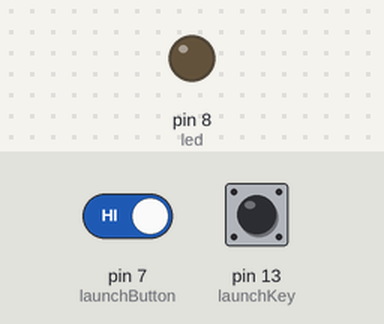
Recording of a sketch running on a simulated Arduino Uno, built with avr-gcc and run on an emulated ATmega328P. On the bench: output pins drawn as LEDs (lit = HIGH). Inputs (shaded band) come from the test bench; at power-on: pin 13 (launchKey) HIGH, pin 7 (launchButton) HIGH. What the sketch prints to the serial monitor is not drawn.

Above: at 1.2 s.
1.3 s: pin 13 (launchKey) pulled LOW for 0.15 s
At 1.37 s:
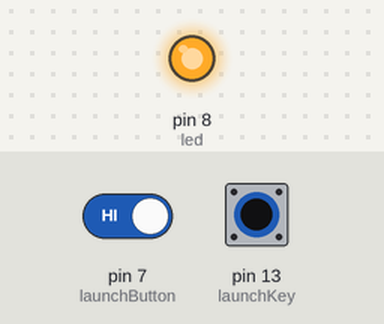
2.9 s: pin 13 (launchKey) pulled LOW for 3.2 s
At 6.7 s:
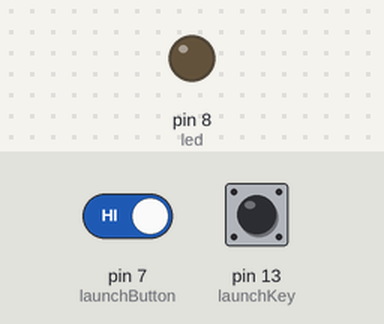
7.6 s: pin 7 (launchButton) driven LOW and pin 13 (launchKey) driven LOW
At 7.9 s:
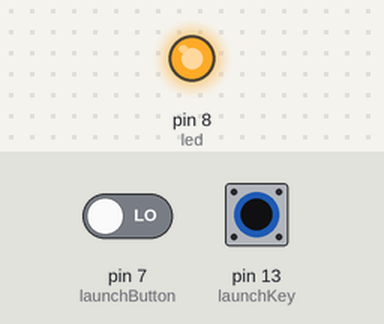
9.1 s: pin 13 (launchKey) driven HIGH
At 10.2 s:
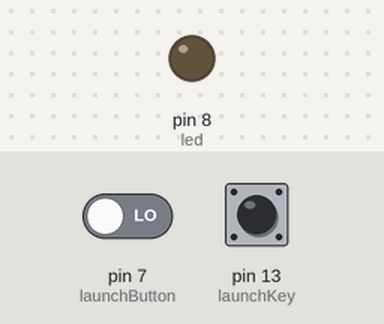
Timing chart, 0 to 11.6 s (numbered marks = the images above; inputs shaded):
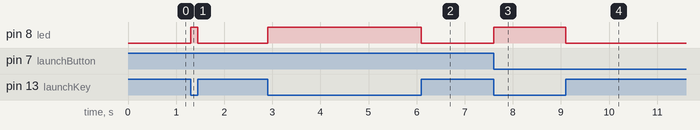

The sketch:

src.ino
```cpp
//Kerbal Space Launcher. Aaron Eline 2014
//Keyboard implimination from: http://mitchtech.net/arduino-usb-hid-keyboard/

uint8_t buf[8] = { 0 }; //Keyboard report buffer
//Pin definitions
const int launchKey = 13;
const int led = 8;
const int launchButton = 7;
const int rcsSwitch = 11;
boolean doneLaunch;
int rcsBit;

void setup()
{
  //Initialize Serial Communications for the keyboard
  Serial.begin(9600);
  //Set up pins
  pinMode(launchKey, INPUT);
  pinMode(led, OUTPUT);
  pinMode(launchButton, INPUT);
  pinMode(rcsSwitch, INPUT);
  //Setup state
  doneLaunch = false;

  rcsBit = 1;
}


void loop()
{
  //Init switch state
  int keyState;
  keyState = digitalRead(launchKey);
  int launchState;
  launchState = digitalRead(launchButton);
  int rcsState;
  rcsState = digitalRead(rcsState);
  //Turn on the LED if the key is turned
  if(keyState == LOW)
  {
    digitalWrite(led, HIGH);
  }else{
    digitalWrite(led, LOW);
  }
  /*Press spacebar if the button is pressed WHILE the key is turned
   *We also want to make sure space is only pressed once,
   *so check to make sure the button wasn't pressed last loop */
  if(launchState == LOW && doneLaunch == false && keyState == LOW)
  {
    sendKey(44); //Spacebar
    doneLaunch = true;
  }
  if(launchState == HIGH && doneLaunch == true){
    doneLaunch = false;
  }

  if(rcsState == LOW && rcsBit == 1){
    sendKey(21); //r
    rcsBit = 0;
  }else if (rcsState == HIGH && rcsBit == 0){
    sendKey(21); //r
    rcsBit = 1;
  }
}


//Keyboard Implimentation, see:http://mitchtech.net/arduino-usb-hid-keyboard/
  void sendKey(int keyNum){
    buf[2] = keyNum;
    Serial.write(buf, 8);
    releaseKey();
  }
  void releaseKey()
  {
    buf[0] = 0;
    buf[2] = 0;
    Serial.write(buf, 8);
  }
```

Measured:
- after the input at 1.3 s, pin 8 (led): LOW → HIGH at once, → LOW 0.15 s later
- after the input at 2.9 s, pin 8 (led): LOW → HIGH at once, → LOW 3.2 s later
- after the input at 7.6 s, pin 8 (led): LOW → HIGH at once
- after the input at 9.1 s, pin 8 (led): HIGH → LOW at once
